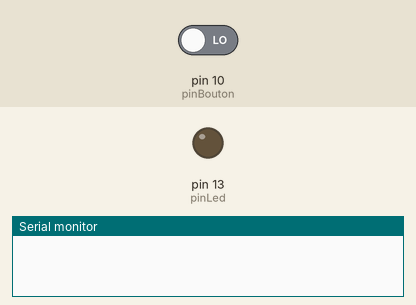
Bench run of a sketch on a simulated Arduino Uno, built with avr-gcc and run on an emulated ATmega328P. Shown: output pins drawn as LEDs (lit = HIGH), the last lines printed to the serial monitor. The inputs (shaded band) are chosen by the test bench; at power-on: pin 10 (pinBouton) LOW.

Above: at 1.2 s.
1.3 s: pin 10 (pinBouton) driven HIGH
At 2.1 s:
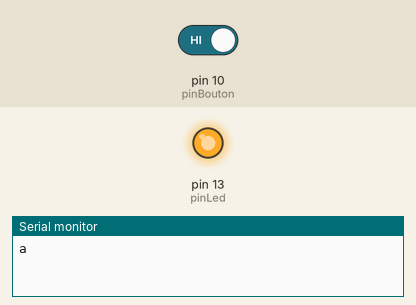
Timing chart, 0 to 4.3 s (numbered marks = the images above; inputs shaded):
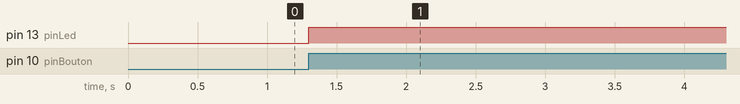

The sketch:

messageUrgence.ino
```cpp
int pinBouton;
int pinLed;
int verif =0;

void setup() {
  pinBouton = 10;
  pinLed = 13;

  pinMode(pinBouton,INPUT);
  pinMode(pinLed,OUTPUT);
  Serial.begin(9600);
}

void loop() {
  boolean etatBouton = digitalRead(pinBouton);
  digitalWrite(pinLed,LOW);
  if(etatBouton==1){
    envoieMessage();
    delay(10000);
  }
}

/**
 * envoie d'une donnée a l'appareil connecté en bluetooth
 */
void envoieMessage(){
      Serial.println("a");
      digitalWrite(pinLed,HIGH);
}
```

Measured:
- after the input at 1.3 s, pin 13 (pinLed): LOW → HIGH at once
